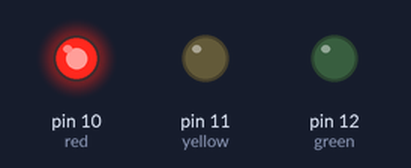
Recording of a sketch running on a simulated Arduino Uno, built with avr-gcc and run on an emulated ATmega328P. Shown: output pins drawn as LEDs (lit = HIGH).

Above: at 1.0 s.
At 3.0 s:
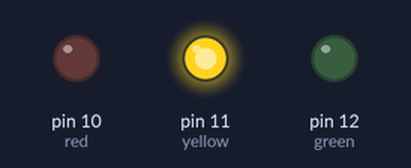
At 5.0 s:
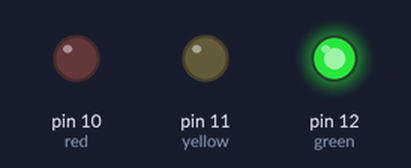
Timing chart, 0 to 7.8 s (numbered marks = the images above):
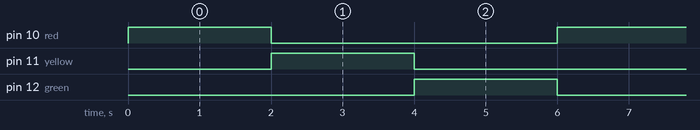

Measured:
- by itself, pin 10 (red), pin 11 (yellow), pin 12 (green): alternates HIGH for 2.0 s and LOW for 4.0 s
- by itself, everything shown: repeats every 6.0 s, in 3 steps

The sketch:

test.ino
```cpp
int red=10;
int yellow=11;
int green=12;
void setup() {
  pinMode(red,OUTPUT);
  pinMode(yellow,OUTPUT);
  pinMode(green,OUTPUT);
}

void loop() {

  digitalWrite(red,HIGH);
  digitalWrite(yellow,LOW);
  digitalWrite(green,LOW);
  delay(2000);


  digitalWrite(yellow,HIGH);
  digitalWrite(red,LOW);
  digitalWrite(green,LOW);
  delay(2000);

  digitalWrite(green,HIGH);
  digitalWrite(red,LOW);
  digitalWrite(yellow,LOW);
  delay(2000);

}
```
